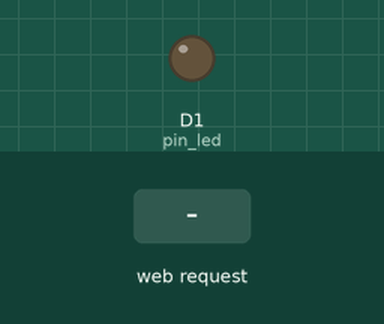
A sketch run on a simulated ESP8266 (NodeMCU). On the bench: output pins drawn as LEDs (lit = HIGH). The inputs (shaded band) are chosen by the test bench. WiFi joins after 1.5 s; servers stay silent unless stated; what the sketch prints to the serial monitor is not drawn.

Above: at 2.7 s.
2.8 s: HTTP request GET /ledstate received
At 4.2 s:
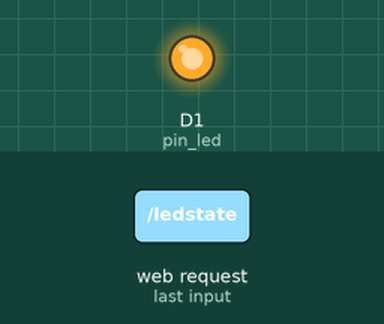
Timing chart, 0 to 5.8 s (numbered marks = the images above; inputs shaded):
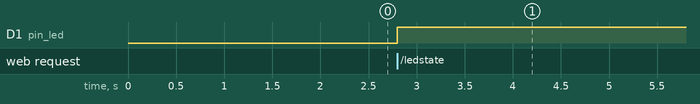

The sketch:

progmem.ino
```cpp
#include <WiFiManager.h>
#include <ESP8266WebServer.h>
#include "index.h"

ESP8266WebServer server;
int pin_led = D1;

void setup()
{
  Serial.begin(115200);
  pinMode(pin_led, OUTPUT);

  WiFi.mode(WIFI_STA);
  WiFiManager wm;
  wm.resetSettings();
  bool res;
  res = wm.autoConnect("AutoConnectAP","password");
  if(!res) {
    Serial.println("Failed to connect");
    ESP.restart();
  }
  else {
    //if you get here you have connected to the WiFi
    Serial.println("connected");
  }

  server.on("/",[](){server.send_P(200,"text/html", webpage);});
  server.on("/ledstate", toggleLED);
  server.begin();
}

void loop()
{
  server.handleClient();
}

void toggleLED()
{
  digitalWrite(pin_led,!digitalRead(pin_led));
  server.send(200);
}
```

index.h
```cpp
char webpage[] PROGMEM = R"=====(
<!DOCTYPE html>
<html lang="en">

<head>
  <meta charset="utf-8">
  <meta http-equiv="X-UA-Compatible" content="IE=edge">
  <meta name="viewport" content="width=device-width, initial-scale=1">

  <style>
    @import url('https://fonts.googleapis.com/css?family=Nunito:800i&display=swap');

    html,
    body {
      margin: 0;
      padding: 0;
      box-sizing: border-box;
      font-family: 'Nunito', sans-serif;
      font-size: 40px;
      background: #fffcc1;
    }

    * {
      box-sizing: inherit;
    }

    .wrapper {
      position: absolute;
      top: 50%;
      left: 50%;
      transform: translate(-50%, -50%);
    }

    #hide-checkbox {
      opacity: 0;
      height: 0;
      width: 0;
    }

    .toggle {
      position: relative;
      cursor: pointer;
      display: inline-block;
      width: 200px;
      height: 100px;
      background: #211042;
      border-radius: 50px;
      transition: 500ms;
      overflow: hidden;
    }

    .toggle-button {
      position: absolute;
      display: inline-block;
      top: 7px;
      left: 6px;
      width: 86px;
      height: 86px;
      border-radius: 50%;
      background: #FAEAF1;
      overflow: hidden;
      box-shadow: 0 0 35px 4px rgba(255, 255, 255);
      transition: all 500ms ease-out;
    }

    .crater {
      position: absolute;
      display: inline-block;
      background: #FAEAF1;
      border-radius: 50%;
      transition: 500ms;
    }

    .crater-1 {
      background: #FFFFF9;
      width: 86px;
      height: 86px;
      left: 10px;
      bottom: 10px;
    }

    .crater-2 {
      width: 20px;
      height: 20px;
      top: -7px;
      left: 44px;
    }

    .crater-3 {
      width: 16px;
      height: 16px;
      top: 20px;
      right: -4px;
    }

    .crater-4 {
      width: 10px;
      height: 10px;
      top: 24px;
      left: 30px;
    }

    .crater-5 {
      width: 15px;
      height: 15px;
      top: 40px;
      left: 48px;
    }

    .crater-6 {
      width: 10px;
      height: 10px;
      top: 48px;
      left: 20px;
    }

    .crater-7 {
      width: 12px;
      height: 12px;
      bottom: 5px;
      left: 35px;
    }

    .star {
      position: absolute;
      display: inline-block;
      border-radius: 50%;
      background: #FFF;
      box-shadow: 1px 0 2px 2px rgba(255, 255, 255);
    }

    .star-1 {
      width: 6px;
      height: 6px;
      right: 90px;
      bottom: 40px;
    }

    .star-2 {
      width: 8px;
      height: 8px;
      right: 70px;
      top: 10px;
    }

    .star-3 {
      width: 5px;
      height: 5px;
      right: 60px;
      bottom: 15px;
    }

    .star-4 {
      width: 3px;
      height: 3px;
      right: 40px;
      bottom: 50px;
    }

    .star-5 {
      width: 4px;
      height: 4px;
      right: 10px;
      bottom: 35px;
    }

    .star-6,
    .star-7,
    .star-8 {
      width: 10px;
      height: 2px;
      border-radius: 2px;
      transform: rotate(-45deg);
      box-shadow: 5px 0px 4px 1px #FFF;
      animation-name: travel;
      animation-duration: 1.5s;
      animation-timing-function: ease-out;
      animation-iteration-count: infinite;
    }

    .star-6 {
      right: 30px;
      bottom: 30px;
      animation-delay: -2s;
    }

    .star-7 {
      right: 50px;
      bottom: 60px;
    }

    .star-8 {
      right: 90px;
      top: 10px;
      animation-delay: -4s;
    }

    @keyframes travel {
      0% {
        transform: rotate(-45deg) translateX(70px);
      }

      50% {
        transform: rotate(-45deg) translateX(-20px);
        box-shadow: 5px 0px 6px 1px #FFF;
      }

      100% {
        transform: rotate(-45deg) translateX(-30px);
        width: 2px;
        height: 2px;
        opacity: 0;
        box-shadow: none;
      }
    }

    #hide-checkbox:checked+.toggle {
      background: #24D7F7;
    }

    #hide-checkbox:checked+.toggle .toggle-button {
      background: #F7FFFF;
      transform: translateX(102px);
      box-shadow: 0 0 35px 5px rgba(255, 255, 255);
    }

    #hide-checkbox:checked+.toggle .toggle-button .crater {
      transform: rotate(-45deg) translateX(70px);
    }

    #hide-checkbox:checked+.toggle .star {
      animation: move 2s infinite;
      transform: none;
      box-shadow: none;
    }

    #hide-checkbox:checked+.toggle .star-1 {
      width: 40px;
      height: 10px;
      border-radius: 10px;
      background: #FFF;
      left: 20px;
      top: 25px;
      box-shadow: none;
    }

    #hide-checkbox:checked+.toggle .star-2 {
      width: 12px;
      height: 12px;
      background: #FFF;
      left: 26px;
      top: 23px;
      box-shadow: -1px 0 2px 0 rgba(0, 0, 0, 0.1);
    }

    #hide-checkbox:checked+.toggle .star-3 {
      width: 16px;
      height: 16px;
      background: #FFF;
      left: 35px;
      top: 19px;
      box-shadow: -1px 0 2px 0 rgba(0, 0, 0, 0.1);
    }

    #hide-checkbox:checked+.toggle .star-4 {
      width: 14px;
      height: 14px;
      background: #FFF;
      left: 46px;
      top: 21px;
      box-shadow: -1px 0 2px 0 rgba(0, 0, 0, 0.1);
    }

    #hide-checkbox:checked+.toggle .star-5 {
      width: 60px;
      height: 15px;
      border-radius: 15px;
      background: #FFF;
      left: 30px;
      bottom: 20px;
      box-shadow: none;
    }

    #hide-checkbox:checked+.toggle .star-6 {
      width: 18px;
      height: 18px;
      background: #FFF;
      border-radius: 50%;
      left: 38px;
      bottom: 20px;
      box-shadow: -1px 0 2px 0 rgba(0, 0, 0, 0.1);
    }

    #hide-checkbox:checked+.toggle .star-7 {
      width: 24px;
      height: 24px;
      background: #FFF;
      border-radius: 50%;
      left: 52px;
      bottom: 20px;
      box-shadow: -1px 0 2px 0 rgba(0, 0, 0, 0.1);
    }

    #hide-checkbox:checked+.toggle .star-8 {
      width: 21px;
      height: 21px;
      background: #FFF;
      border-radius: 50%;
      left: 70px;
      top: 59px;
      box-shadow: -1px 0 2px 0 rgba(0, 0, 0, 0.1);
    }

    @keyframes move {
      0% {
        transform: none;
      }

      25% {
        transform: translateX(2px);
      }

      100% {
        transform: translateX(-2px);
      }
    }

    p {
      text-align: center;
      letter-spacing: 15px;
      background: #34495e;
      color: #FFF;
    }

    p.morning {
      background: #e67e22;
    }
  </style>

  <title>Toggle Button - PROGMEM</title>
</head>

<body>
  <div class="wrapper">
    <input type="checkbox" id="hide-checkbox" onclick="myFunction()">
    <label for="hide-checkbox" class="toggle">
      <span class="toggle-button">
        <span class="crater crater-1"></span>
        <span class="crater crater-2"></span>
        <span class="crater crater-3"></span>
        <span class="crater crater-4"></span>
        <span class="crater crater-5"></span>
        <span class="crater crater-6"></span>
        <span class="crater crater-7"></span>
      </span>
      <span class="star star-1"></span>
      <span class="star star-2"></span>
      <span class="star star-3"></span>
      <span class="star star-4"></span>
      <span class="star star-5"></span>
      <span class="star star-6"></span>
      <span class="star star-7"></span>
      <span class="star star-8"></span>
    </label>
  </div>
</body>

<script>
  function myFunction() {
    console.log("button was clicked!");
    var xhr = new XMLHttpRequest();
    var url = "/ledstate";

    xhr.open("GET", url, true);
    xhr.send();
  };
  document.addEventListener('DOMContentLoaded', myFunction, false);
</script>

</html>
)=====";
```

Measured:
- after the input at 2.8 s, D1 (pin_led): LOW → HIGH at once
